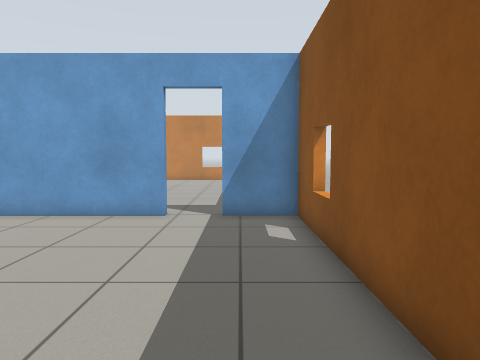
View 1 (above)

22 first-person views from a walk through a Gazebo world. The camera is 0.94 m above the floor, tilts 4° down and sees 70° across. The floor is counted in squares, 0.5 m on a side. Each view is taken from the middle of a square. On the plan, view 1 faces up. The plan holds only what a view shows up to about 17 squares ahead; the rest is blank. The place goes on beyond the plan. Simple patterns stand in for the simulator's built-in surfaces.

View 2
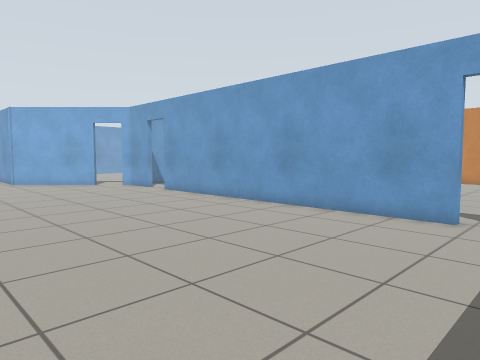

View 3
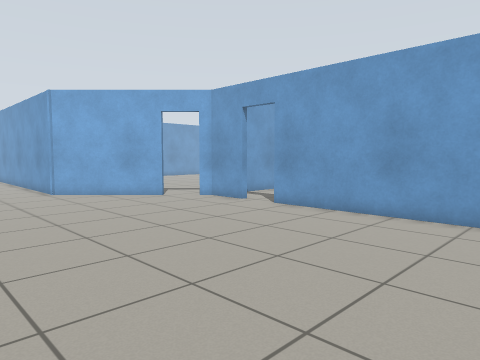

View 4
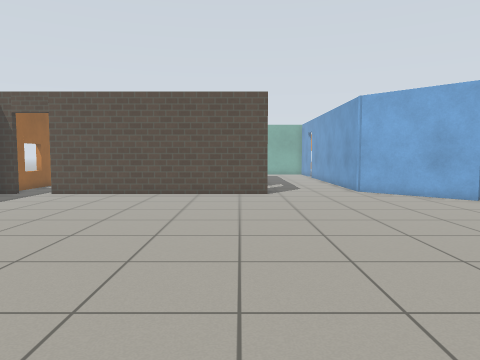

View 5
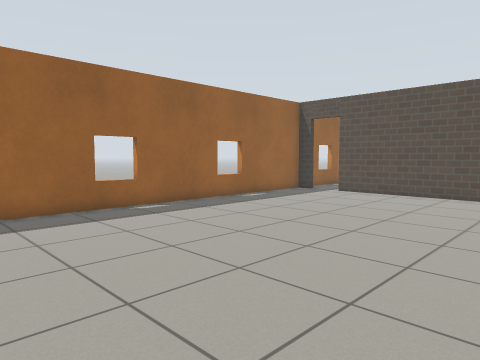

View 6
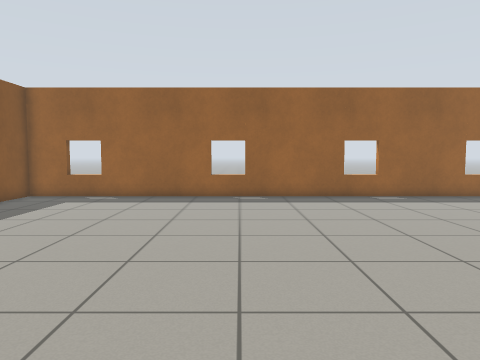

View 7
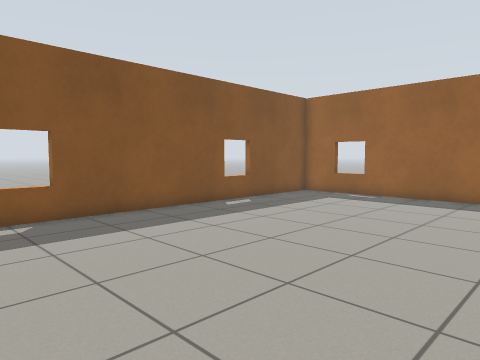

View 8
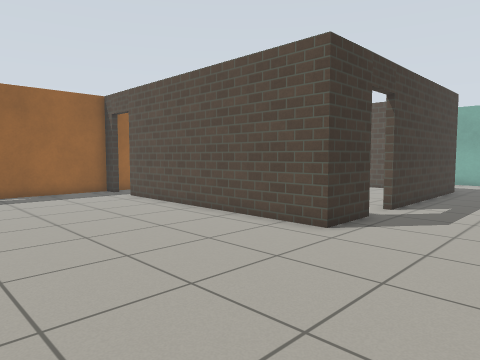

View 9
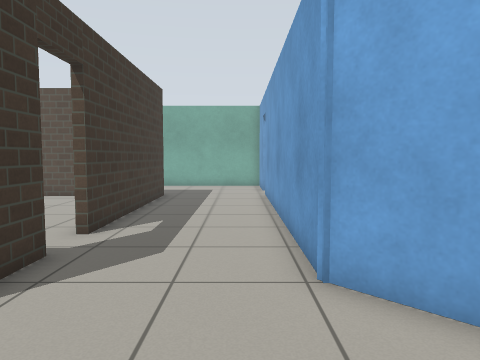

View 10
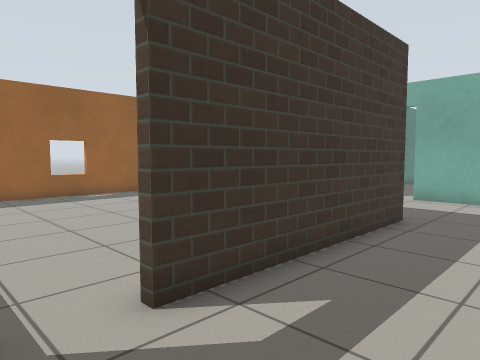

View 11
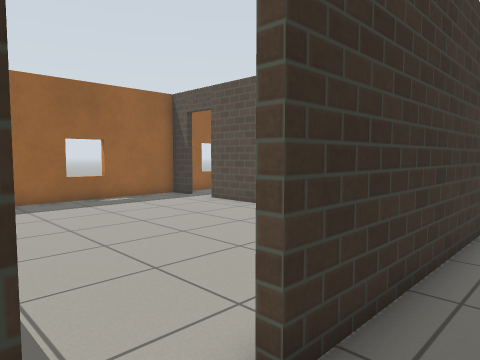

View 12
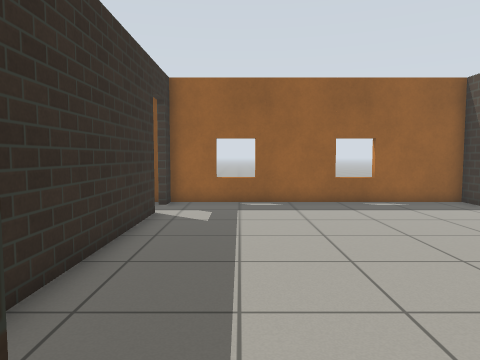

View 13
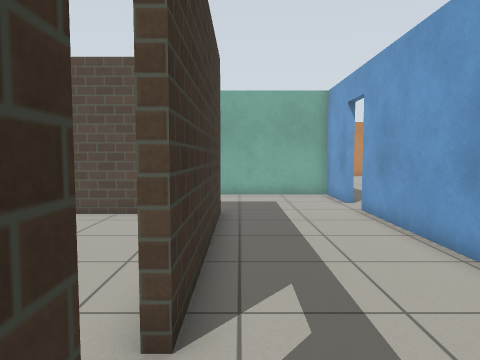

View 14
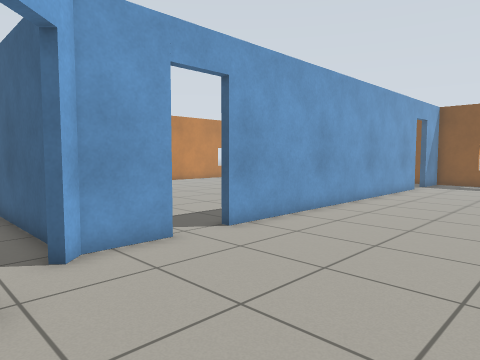

View 15
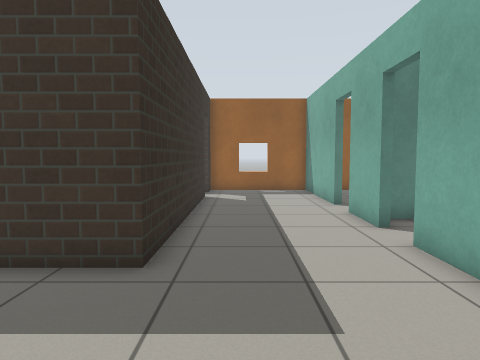

View 16
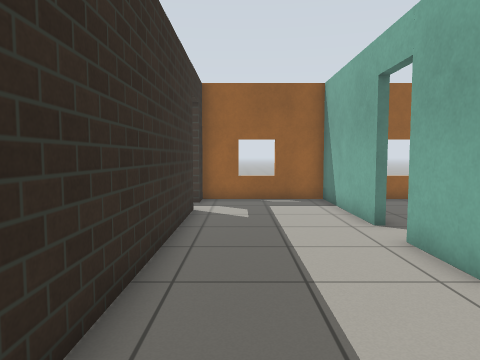

View 17
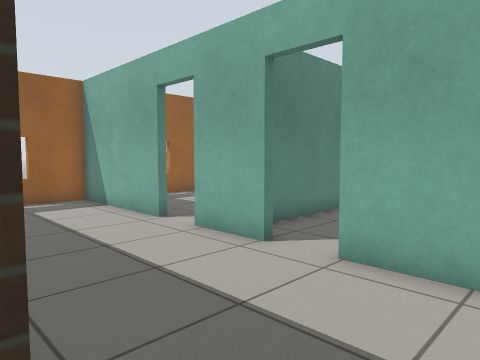

View 18
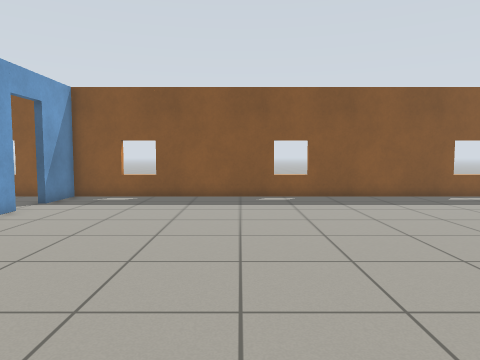

View 19
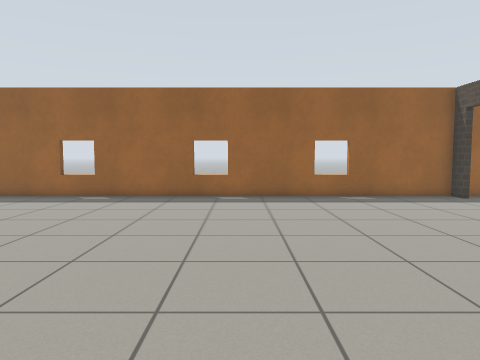

View 20
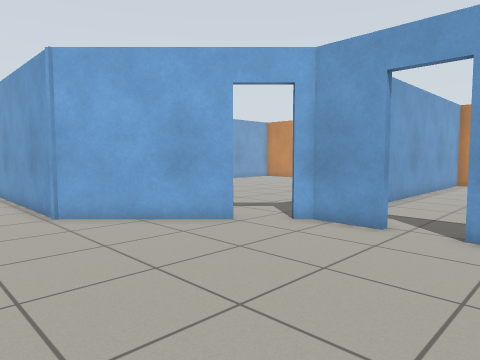

View 21
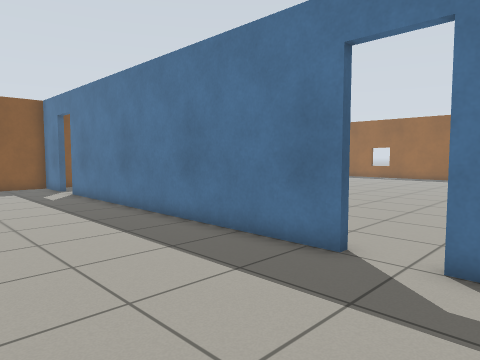

View 22
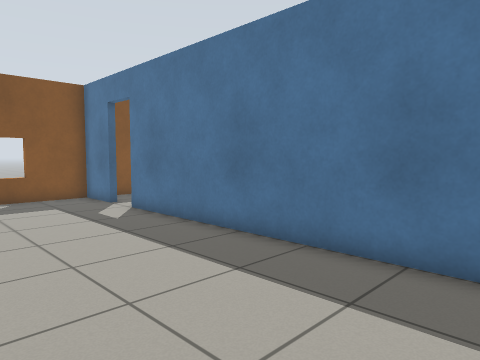

### Floor plan
Key: @ floor where view 1 was taken; # wall or solid block; . floor; D open door; = window, fence, low wall or low ledge.
Columns run from 44 left of view 1 to 2 right of it. Each row starts with its distance up from view 1.
 17                        #...   ...        ...
 16                        #...............  ...
 15                        #.....................
 14                        #......................=
 13                        # .....................#
 12                        # .....................#
 11                        ###DD##############DD###
 10                       DD......................#
  9                      #D.......................#
  8                     ##........................=
  7                    ##.........................#
  6     #.            ##..........................#
  5  ####DD############...........................#
  4  #............................................#
  3  #............................................#
  2  #............................................#
  1  #............................................=
  0  #.....########DD###........................@.#
 -1  D.....#  .......  #..........................#
 -2 .D.....#...........#..........................#
 -3 .D.....#...........#..........................#
 -4 ##.....#...........#..........................#
 -5  #.....#...........#..........................#
 -6  D.....#...........#..........................#
 -7 .D.....#...........#..........................#
 -8 .#.....#...........#..........................=
 -9 .#.....#...........#..........................#
-10 .#.....D...........#..........................#
-11  #.....D...........D..........................#
-12  #.....#...........D..........................#
-13  ###=######=####=########=####=######=#####=###

Where each view was taken, in squares from view 1:
view 1: 0 up, 0 right, facing up
view 2: 0 up, 0 right, facing up-left
view 3: 0 up, 8 left, facing up-left
view 4: 1 down, 8 left, facing left
view 5: 1 down, 8 left, facing down-left
view 6: 3 up, 8 left, facing down
view 7: 3 up, 9 left, facing down-right
view 8: 5 up, 17 left, facing down-left
view 9: 4 up, 21 left, facing left
view 10: 4 up, 27 left, facing down-left
view 11: 2 up, 27 left, facing down-left
view 12: 1 up, 28 left, facing down
view 13: 1 up, 26 left, facing left
view 14: 4 up, 23 left, facing up-right
view 15: 6 up, 39 left, facing down
view 16: 2 up, 39 left, facing down
view 17: 2 up, 37 left, facing down-left
view 18: 3 up, 14 left, facing right
view 19: 3 up, 15 left, facing down
view 20: 2 up, 15 left, facing up-left
view 21: 17 up, 20 left, facing down-right
view 22: 17 up, 14 left, facing down-right
